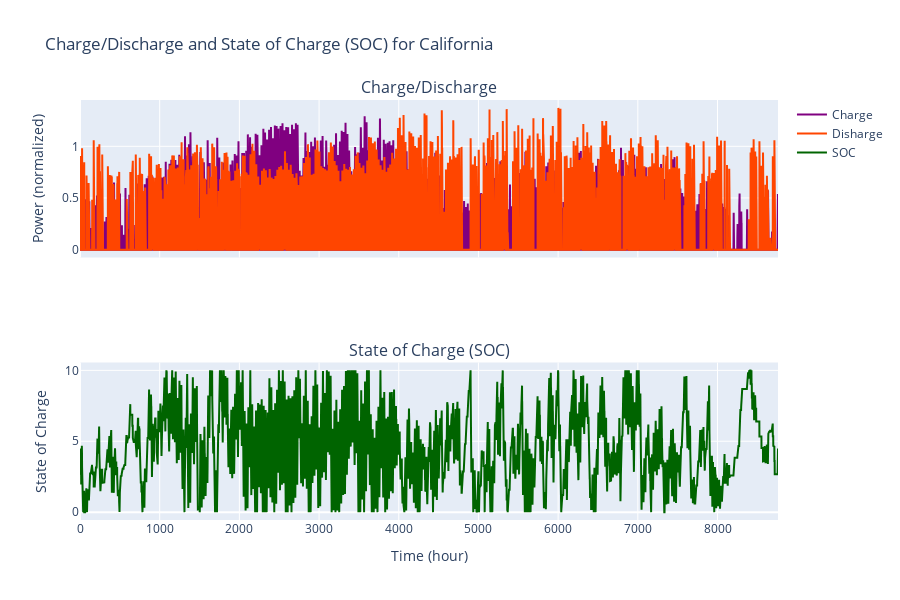

Notebook cell for this chart:
### Code cell
plot_storage(optimized_charge, optimized_discharge, optimized_stock, country_name, colors_dict = colors_dict, savefig=True)

### Figure 1 — Plotly figure (JSON) as saved in the notebook; plotly's stock layout.template omitted (floating-point values rounded to 4 significant figures; data arrays with more than 128 entries replaced by an {"elided": "..."} marker saying what was removed)
{"data": [{"marker": {"color": "purple"}, "mode": "lines", "name": "Charge", "type": "scatter", "x": {"elided": "8760 int values"}, "xaxis": "x", "y": {"elided": "8760 float values"}, "yaxis": "y"}, {"marker": {"color": "orangered"}, "mode": "lines", "name": "Disharge", "type": "scatter", "x": {"elided": "8760 int values"}, "xaxis": "x", "y": {"elided": "8760 float values"}, "yaxis": "y"}, {"marker": {"color": "darkgreen"}, "mode": "lines", "name": "SOC", "type": "scatter", "x": {"elided": "8760 int values"}, "xaxis": "x2", "y": {"elided": "8760 float values"}, "yaxis": "y2"}], "layout": {"annotations": [{"font": {"size": 16}, "showarrow": false, "text": "Charge/Discharge", "x": 0.5, "xanchor": "center", "xref": "paper", "y": 1, "yanchor": "bottom", "yref": "paper"}, {"font": {"size": 16}, "showarrow": false, "text": "State of Charge (SOC)", "x": 0.5, "xanchor": "center", "xref": "paper", "y": 0.375, "yanchor": "bottom", "yref": "paper"}], "height": 600, "title": {"text": "Charge/Discharge and State of Charge (SOC) for California"}, "xaxis": {"anchor": "y", "domain": [0, 1], "matches": "x2", "showticklabels": false}, "xaxis2": {"anchor": "y2", "domain": [0, 1], "title": {"text": "Time (hour)"}}, "yaxis": {"anchor": "x", "domain": [0.625, 1], "title": {"text": "Power (normalized)"}}, "yaxis2": {"anchor": "x2", "domain": [0, 0.375], "title": {"text": "State of Charge"}}}}
